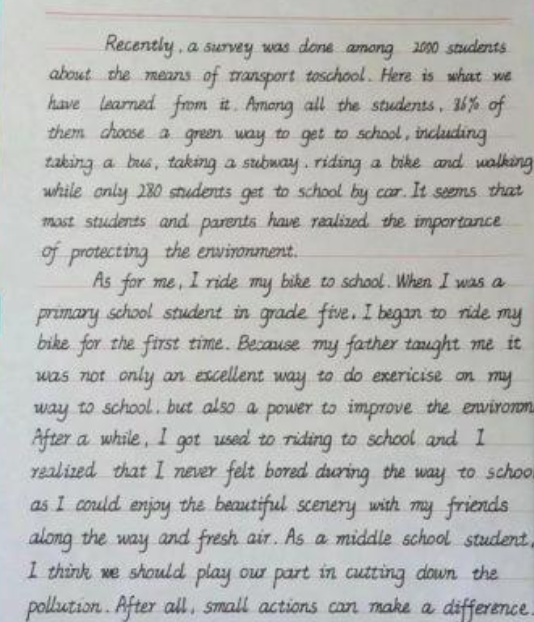
#> input picture test_handwriting.jpg, 534 x 622 px
$ python -i image_enhancement.py   (imports and definitions only)
#> lines starting #> are read from the running program, lines starting #| are printed output that depends on the picture
import cv2
import os


def enhance_image(input_path, output_path):
    """
    Improves the quality of a handwritten image.

    Steps:
    1. Read image
    2. Upscale image
    3. Denoise
    4. Improve contrast
    5. Sharpen
    6. Save enhanced image
    """
#> called with input_path = '../test_handwriting.jpg', output_path = 'out.png'

    # Read the original image
    image = cv2.imread(input_path)
#> image is the input picture: shape (622, 534, 3); mean B, G, R 181, 183.2, 182.4

    if image is None:
        raise ValueError("Could not read the input image.")

    # -----------------------------------
    # 1. Upscale image
    # -----------------------------------

    height, width = image.shape[:2]
#> height = 622; width = 534

    scale_factor = 2

    enhanced = cv2.resize(
        image,
        (width * scale_factor, height * scale_factor),
        interpolation=cv2.INTER_CUBIC
    )

    # -----------------------------------
    # 2. Denoise
    # -----------------------------------

    enhanced = cv2.fastNlMeansDenoisingColored(
        enhanced,
        None,
        10,
        10,
        7,
        21
    )

    # -----------------------------------
    # 3. Improve contrast
    # -----------------------------------

    lab = cv2.cvtColor(enhanced, cv2.COLOR_BGR2LAB)
#> lab: shape (1244, 1068, 3); mean of channels 0, 1, 2 189.7, 127.3, 129

    l_channel, a_channel, b_channel = cv2.split(lab)
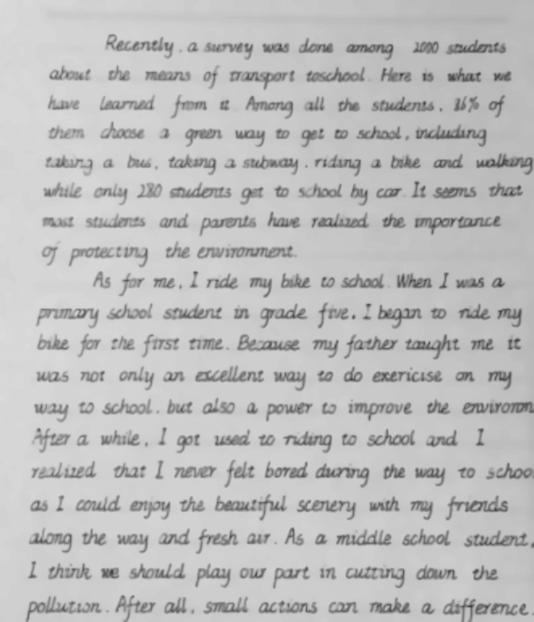
#> l_channel: shape (1244, 1068) (shown at 1/2 size); min 41, max 218, mean 189.7
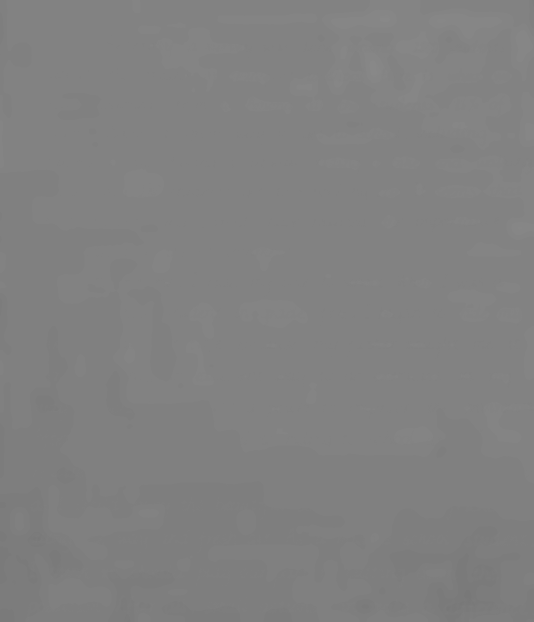
#> b_channel: shape (1244, 1068) (shown at 1/2 size); min 120, max 136, mean 129

    clahe = cv2.createCLAHE(
        clipLimit=2.0,
        tileGridSize=(8, 8)
    )

    l_channel = clahe.apply(l_channel)
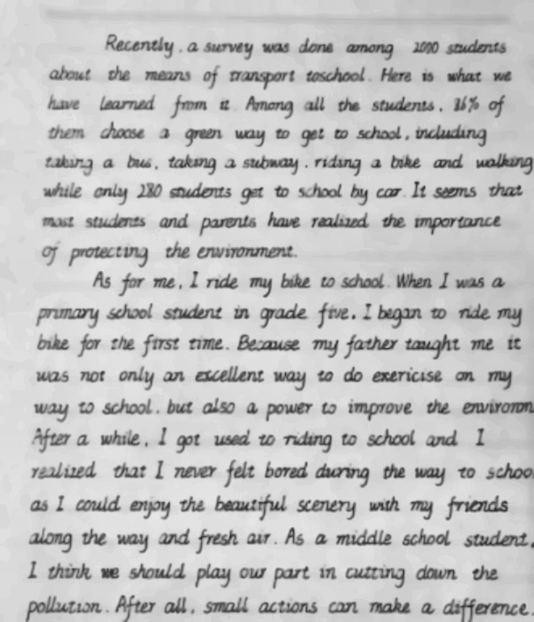
#> l_channel: shape (1244, 1068) (shown at 1/2 size); min 30, max 230, mean 193.6

    lab = cv2.merge(
        (l_channel, a_channel, b_channel)
    )
#> lab: shape (1244, 1068, 3); mean of channels 0, 1, 2 193.6, 127.3, 129

    enhanced = cv2.cvtColor(
        lab,
        cv2.COLOR_LAB2BGR
    )

    # -----------------------------------
    # 4. Sharpen
    # -----------------------------------

    blurred = cv2.GaussianBlur(
        enhanced,
        (0, 0),
        3
    )
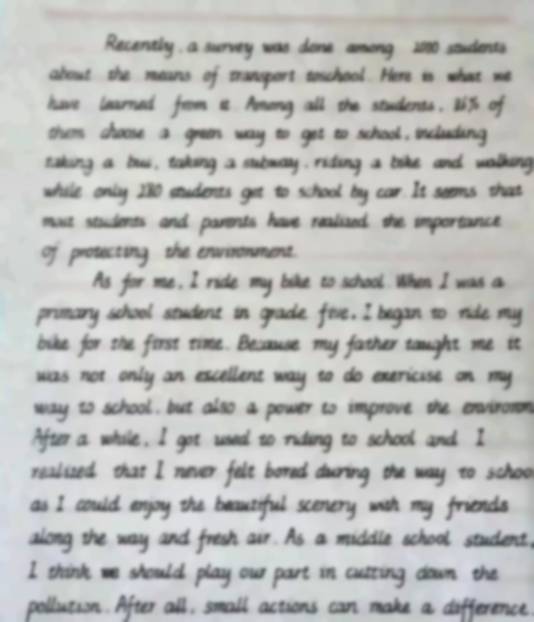
#> blurred: shape (1244, 1068, 3) (shown at 1/2 size); mean B, G, R 186.3, 188.4, 187.5

    enhanced = cv2.addWeighted(
        enhanced,
        1.5,
        blurred,
        -0.5,
        0
    )
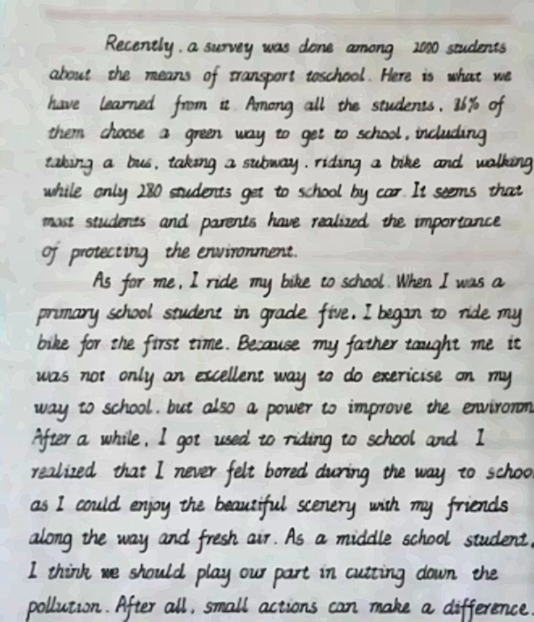
#> enhanced: shape (1244, 1068, 3) (shown at 1/2 size); mean B, G, R 186.2, 188.4, 187.5

    # -----------------------------------
    # 5. Save enhanced image
    # -----------------------------------

    os.makedirs(
        os.path.dirname(output_path),
        exist_ok=True
    )

    cv2.imwrite(
        output_path,
        enhanced
    )

    return output_path

>>> result = enhance_image('../test_handwriting.jpg', 'out.png')
